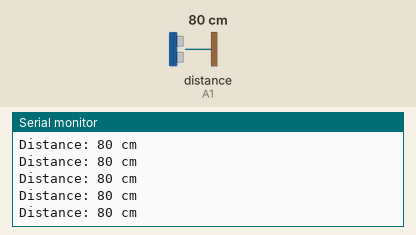
Recording of a sketch running on a simulated Arduino Uno, built with avr-gcc and run on an emulated ATmega328P. Shown: the last lines printed to the serial monitor. Wiring (inferred from the names in the program): ultrasonic range finder: trigger A0; echo A1. Inputs (shaded band) come from the test bench; at power-on: distance to the obstacle (sensor on A1) 80 cm. The echo pulse lasts 58.3 µs per cm.

Above: at 1.2 s.
1.3 s: distance to the obstacle (sensor on A1) set to 299 cm
At 1.62 s:
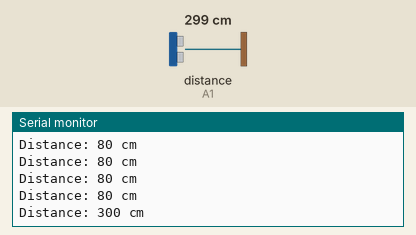
4.3 s: distance to the obstacle (sensor on A1) set to 2 cm
At 4.45 s:
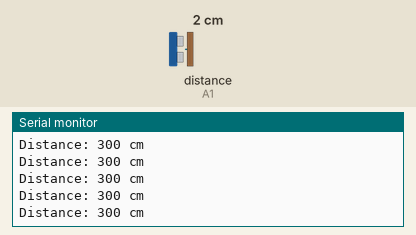
Timing chart, 0 to 7.3 s (numbered marks = the images above; inputs shaded):
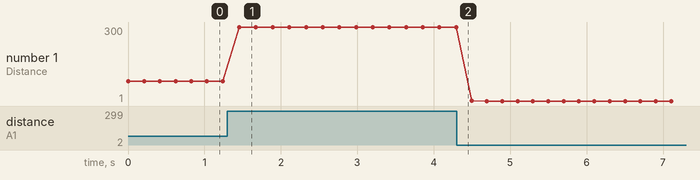

The sketch:

hc_sr04_test.ino
```cpp
const int TRIG = A0;
const int ECHO = A1;

void setup() {
  pinMode(TRIG, OUTPUT);
  pinMode(ECHO, INPUT);
  Serial.begin(9600);
}

void loop() {
  digitalWrite(TRIG, LOW);
  delayMicroseconds(2);

  digitalWrite(TRIG, HIGH);
  delayMicroseconds(10);

  digitalWrite(TRIG, LOW);

  unsigned long duration = pulseIn(ECHO, HIGH, 30000UL);

  if (duration == 0) {
    Serial.println("NO ECHO");
  } else {
    long distance = duration / 58;

    Serial.print("Distance: ");
    Serial.print(distance);
    Serial.println(" cm");
  }

  delay(200);
}
```

Measured:
- after the input at 1.3 s, the serial monitor: prints a new line after 0.16 s (image 1)
- plotted number 1: 80 → 300 after the input at 1.3 s, 300 → 1 after the input at 4.3 s
